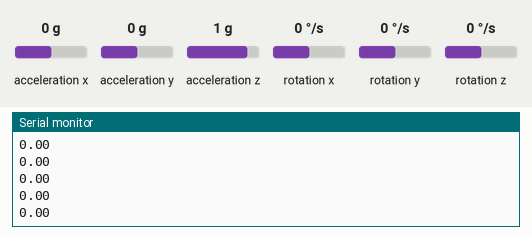
This sketch was run on a simulated Arduino Uno, built with avr-gcc and run on an emulated ATmega328P. On the bench: the last lines printed to the serial monitor. Inputs (shaded band) come from the test bench; at power-on: acceleration y 0 g, acceleration x 0 g, acceleration z 1 g, rotation x 0 °/s, rotation y 0 °/s, rotation z 0 °/s.

Above: at 8.0 s.
8.1 s: acceleration y set to -1.4 g
At 9.1 s:
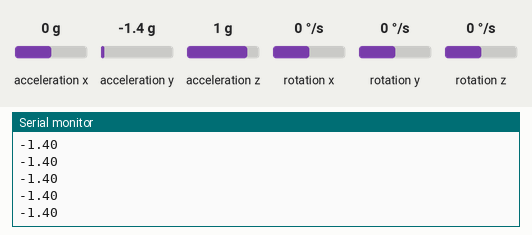
9.6 s: acceleration y set to -0.8 g
At 10.1 s:
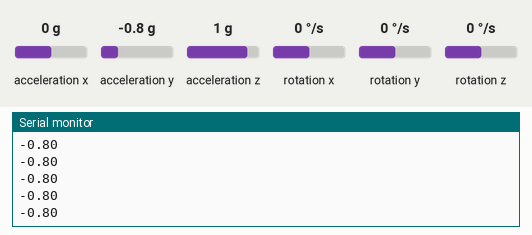
Timing chart, 0 to 12.6 s (numbered marks = the images above; inputs shaded):
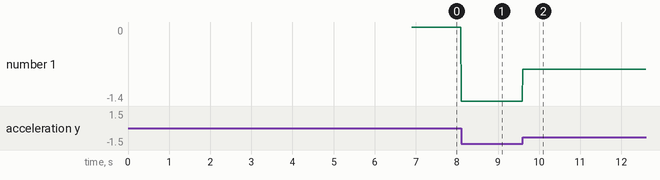

The sketch:

thrust.ino
```cpp
#include "Wire.h"
#include <MPU6050_light.h>

MPU6050 mpu(Wire);

long timer = 0;

// Use a shorter update interval for smoother control
const long updateInterval = 10;  // in milliseconds (100 updates per second)

float zOffset = 0.0;
bool calibrated = false;
int calibrationSamples = 1000;

void setup() {
  // Use a higher baud rate for faster, more reliable communication
  Serial.begin(115200);
  Wire.begin();

  byte status = mpu.begin();
  Serial.print(F("MPU6050 status: "));
  Serial.println(status);
  while (status != 0) {}  // Stop everything if could not connect to MPU6050

  for (int i = 0; i < calibrationSamples; i++) {
    mpu.update();
    zOffset += mpu.getAccY();
    delay(5);
  }
  zOffset /= calibrationSamples;
  calibrated = true;
  Serial.print("Z-axis Offset: ");
  Serial.println(zOffset);
  Serial.println("Calibration complete!\n");


  // Serial.println(F("Calculating offsets, do not move MPU6050"));
  // delay(1000);
  // mpu.calcOffsets(true, true);  // gyro and accelero
  // Serial.println("Done!\n");

  // Set the timer to the current time to start the loop immediately
  timer = millis();
}

void loop() {
  mpu.update();

  if (calibrated && millis() - timer > updateInterval) {
    // Correct the Z-axis reading by subtracting the calibration offset
    float correctedAccZ = mpu.getAccY() - zOffset;

    // Send only the corrected Z-axis value to the Serial Monitor
    Serial.println(correctedAccZ);

    timer = millis();
  }
}


// void loop() {
//   mpu.update();

//   // Send data more frequently, as defined by updateInterval
//   if (millis() - timer > updateInterval) {
//     // Sending data in the following format "ax,ay,az,gx,gy,gz" separated by commas, with no extra text
//     // The mpu.getAccX(), getAccY(), and getAccZ() methods already return float values

//     Serial.print(mpu.getAccX());
//     Serial.print(",");
//     Serial.print(mpu.getAccY());
//     Serial.print(",");
//     Serial.print(mpu.getAccZ());
//     Serial.print(",");
//     Serial.print(mpu.getGyroX());
//     Serial.print(",");
//     Serial.print(mpu.getGyroY());
//     Serial.print(",");
//     Serial.println(mpu.getGyroZ());  // using println() for the last value to send a newline


//     timer = millis();
//   }
// }
```

Measured:
- after the input at 8.1 s, the serial monitor: prints a new line at once (image 1)
- after the input at 9.6 s, the serial monitor: prints a new line at once (image 2)
- plotted number 1: 0 → -1.4 after the input at 8.1 s, -1.4 → -0.8 after the input at 9.6 s
